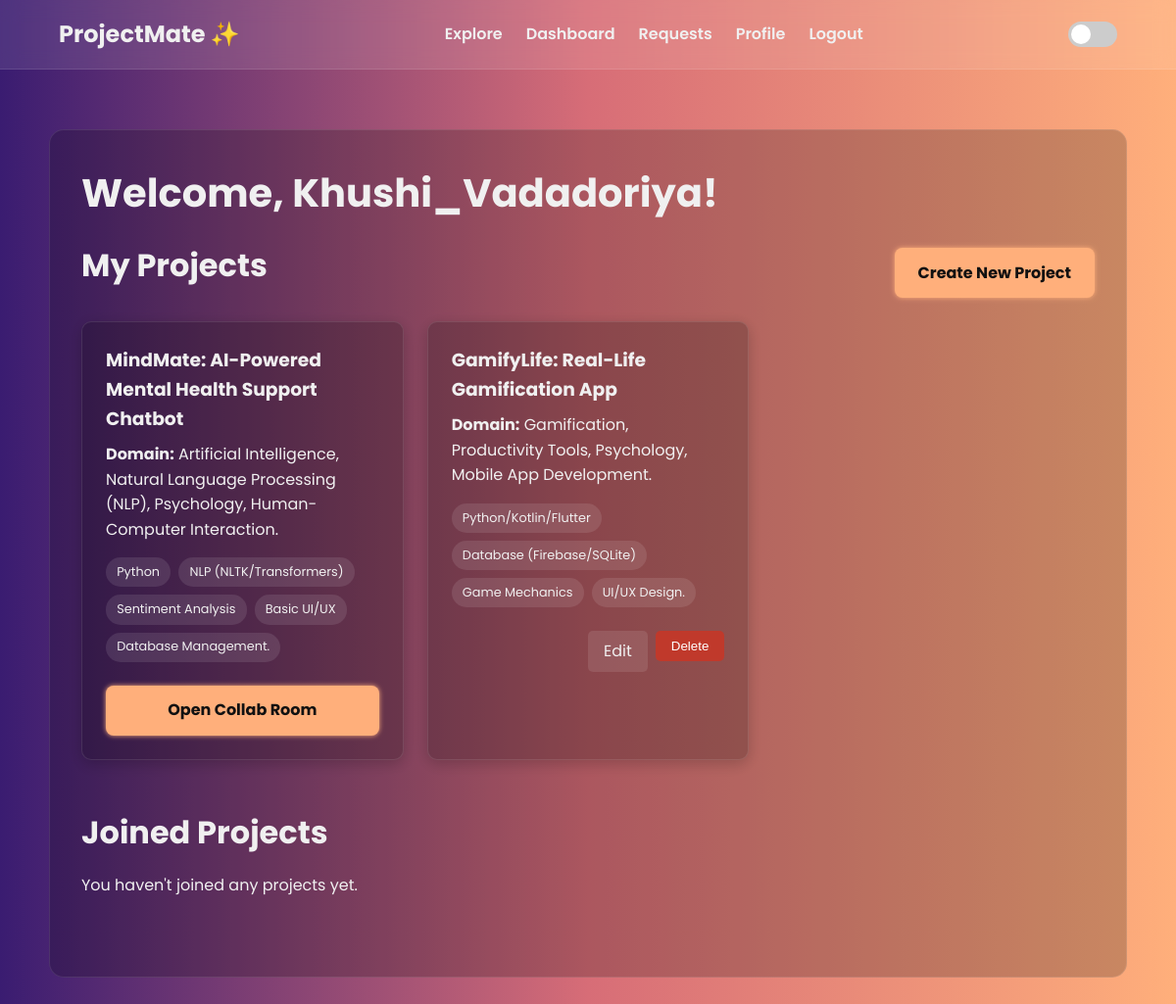
The page /dashboard (signed in) on the database its author committed.
### app.py (models this page shows, shortened)
class User(UserMixin, db.Model):
    id = db.Column(db.Integer, primary_key=True)
    username = db.Column(db.String(100), unique=True, nullable=False)
    email = db.Column(db.String(120), unique=True, nullable=True)
    phone_number = db.Column(db.String(20), nullable=True)
    password_hash = db.Column(db.String(200), nullable=False)
    skills = db.Column(db.String(300), default='')
    bio = db.Column(db.String(500), default='')
    social_links = db.Column(db.String(300), default='')
    projects = db.relationship('Project', backref='creator', lazy=True)
    requests_sent = db.relationship('JoinRequest', backref='requester', lazy=True)

class Project(db.Model):
    id = db.Column(db.Integer, primary_key=True)
    title = db.Column(db.String(150), nullable=False)
    purpose = db.Column(db.Text, nullable=False)
    problem_statement = db.Column(db.Text, nullable=False)
    domain = db.Column(db.String(100))
    skills_required = db.Column(db.String(300))
    skills_you_have = db.Column(db.String(300))
    creator_id = db.Column(db.Integer, db.ForeignKey('user.id'), nullable=False)
    requests = db.relationship('JoinRequest', backref='project', lazy=True, cascade="all, delete-orphan")
    collab_room = db.relationship('CollaborationRoom', backref='project', uselist=False, cascade="all, delete-orphan")

### app.py (the view)
@app.route('/dashboard')
@login_required
def dashboard():
    my_projects = Project.query.filter_by(creator_id=current_user.id).all()
    joined_rooms = CollaborationRoom.query.filter(CollaborationRoom.members.any(id=current_user.id)).all()
    my_project_ids = [p.id for p in my_projects]
    joined_projects_rooms = [room for room in joined_rooms if room.project_id not in my_project_ids]
    return render_template('dashboard.html', my_projects=my_projects, joined_projects_rooms=joined_projects_rooms)

### app.py (called while the page is built)
@login_manager.user_loader
def load_user(user_id):
    return User.query.get(int(user_id))

### templates/dashboard.html (shortened to what this page needs)
{% extends "base.html" %}
{% block content %}
<div class="container fade-in">
    <h1>Welcome, {{ current_user.username }}!</h1>
    <div class="dashboard-section">
        <div class="header-with-action">
            <h2>My Projects</h2>
            <a href="{{ url_for('create_project') }}" class="glowing-btn">Create New Project</a>
        </div>
        <div class="project-grid">
            {% for project in my_projects %}
            <div class="project-card slide-up">
                <h3>{{ project.title }}</h3>
                <p><strong>Domain:</strong> {{ project.domain }}</p>
                <div class="skills-tags">
                    {% for skill in project.skills_required.split(',') %}
                    <span class="skill-tag">{{ skill.strip() }}</span>
                    {% endfor %}
                </div>
                <div class="card-actions">
                    {% if project.collab_room %}
                        <a href="{{ url_for('collab_room', room_id=project.collab_room.id) }}" class="glowing-btn">Open Collab Room</a>
                    {% else %}
                        <a href="{{ url_for('edit_project', project_id=project.id) }}" class="btn-secondary">Edit</a>
                        <form action="{{ url_for('delete_project', project_id=project.id) }}" method="POST" onsubmit="return confirm('Are you sure you want to delete this project?');" style="display:inline;">
                            <button type="submit" class="btn-danger">Delete</button>
                        </form>
                    {% endif %}
                </div>
            </div>
            {% else %}
            <p>You haven't created any projects yet.</p>
            {% endfor %}
        </div>
    </div>
    <div class="dashboard-section">
        <h2>Joined Projects</h2>
        <div class="project-grid">
            {% for room in joined_projects_rooms %}
                <div class="project-card slide-up">
                    <h3>{{ room.project.title }}</h3>
                    <p>with <strong>{{ room.project.creator.username }}</strong></p>
                    <div class="skills-tags">
                        {% for skill in room.project.skills_required.split(',') %}
                        <span class="skill-tag">{{ skill.strip() }}</span>
                        {% endfor %}
                    </div>
                    <div class="card-actions">
                        <a href="{{ url_for('collab_room', room_id=room.id) }}" class="glowing-btn">Open Collab Room</a>
                    </div>
                </div>
            {% else %}
            <p>You haven't joined any projects yet.</p>
            {% endfor %}
        </div>
    </div>
</div>
{% endblock %}

### templates/base.html (shortened to what this page needs)
<!DOCTYPE html>
<html lang="en">
<head>
    <link rel="stylesheet" href="{{ url_for('static', filename='css/base.css') }}">
</head>
<body>
    <nav class="navbar">
        <div class="nav-container">
            <a href="{{ url_for('explore') }}" class="nav-logo">ProjectMate ✨</a>
            <div class="nav-menu">
                <a href="{{ url_for('explore') }}">Explore</a>
                {% if current_user.is_authenticated %}
                    <a href="{{ url_for('dashboard') }}">Dashboard</a>
                    <a href="{{ url_for('view_requests') }}">Requests</a>
                    <a href="{{ url_for('profile') }}">Profile</a>
                    <a href="{{ url_for('logout') }}">Logout</a>
                {% else %}
                    <a href="{{ url_for('login') }}">Login</a>
                    <a href="{{ url_for('signup') }}" class="nav-button">Sign Up</a>
                {% endif %}
            </div>
             <div class="theme-switch-wrapper">
                <label class="theme-switch" for="checkbox">
                    <div class="slider round"></div>
                </label>
            </div>
        </div>
    </nav>
    <main class="content-wrapper">
        {% block content %}{% endblock %}
    </main>
</body>
</html>

### static/css/base.css (style rules this page uses)
:root { --bg-gradient-start: #3a1c71; --bg-gradient-mid: #d76d77; --bg-gradient-end: #ffaf7b; --text-color: #f0f0f0; --card-bg: rgba(0, 0, 0, 0.2); --navbar-bg: rgba(255, 255, 255, 0.1); --input-bg: rgba(255, 255, 255, 0.05); --input-border: rgba(255, 255, 255, 0.2); --glow-color: #ffaf7b; --primary-font: 'Poppins', sans-serif; --secondary-font: 'Roboto', sans-serif; }
* { box-sizing: border-box; margin: 0; padding: 0; }
body { font-family: var(--primary-font); color: var(--text-color); background: linear-gradient(to right, var(--bg-gradient-start), var(--bg-gradient-mid), var(--bg-gradient-end)); background-attachment: fixed; line-height: 1.6; transition: background 0.5s ease; }
.navbar { position: fixed; top: 0; left: 0; width: 100%; padding: 1rem 5%; background: var(--navbar-bg); backdrop-filter: blur(10px); -webkit-backdrop-filter: blur(10px); border-bottom: 1px solid rgba(255, 255, 255, 0.1); z-index: 1000; }
.nav-container { display: flex; justify-content: space-between; align-items: center; max-width: 1200px; margin: 0 auto; }
.nav-logo { font-size: 1.5rem; font-weight: 700; color: var(--text-color); text-decoration: none; }
.nav-menu { display: flex; align-items: center; gap: 1.5rem; }
.nav-menu a { color: var(--text-color); text-decoration: none; font-weight: 600; transition: color 0.3s ease; }
.content-wrapper { padding-top: 100px; padding-bottom: 40px; }
.container, .form-container { max-width: 1100px; margin: 2rem auto; padding: 2rem; background: var(--card-bg); border-radius: 15px; border: 1px solid rgba(255, 255, 255, 0.1); }
h1, h2, h3 { margin-bottom: 1rem; font-family: var(--primary-font); }
h1 { font-size: 2.5rem; }
h2 { font-size: 2rem; }
.glowing-btn { display: inline-block; width: 100%; padding: 0.8rem 1.5rem; border: none; border-radius: 8px; background: var(--glow-color); color: #111; font-weight: 700; font-size: 1rem; cursor: pointer; text-align: center; text-decoration: none; transition: all 0.3s ease; box-shadow: 0 0 5px var(--glow-color); }
.btn-secondary { padding: 0.5rem 1rem; background: rgba(255, 255, 255, 0.1); color: var(--text-color); text-decoration: none; border-radius: 5px; }
.btn-danger { padding: 0.5rem 1rem; background: #c0392b; color: white; border: none; border-radius: 5px; cursor: pointer; }
.project-grid { display: grid; grid-template-columns: repeat(auto-fill, minmax(300px, 1fr)); gap: 1.5rem; }
.project-card { background: var(--card-bg); padding: 1.5rem; border-radius: 10px; border: 1px solid rgba(255, 255, 255, 0.1); box-shadow: 0 4px 15px rgba(0,0,0,0.2); transition: transform 0.3s ease, box-shadow 0.3s ease; }
.project-card h3 { margin-bottom: 0.5rem; }
.skills-tags { display: flex; flex-wrap: wrap; gap: 0.5rem; margin-top: 1rem; }
.skill-tag { background: rgba(255, 255, 255, 0.1); padding: 0.3rem 0.7rem; border-radius: 15px; font-size: 0.8rem; }
.card-actions { margin-top: 1.5rem; display: flex; gap: 0.5rem; justify-content: flex-end; }
.dashboard-section { margin-bottom: 3rem; }
.header-with-action { display: flex; justify-content: space-between; align-items: center; margin-bottom: 1rem; }
.header-with-action .glowing-btn { width: auto; }
.fade-in { animation: fadeIn 0.8s ease-out forwards; }
.slide-up { animation: slideUp 0.6s ease-out forwards; opacity: 0; transform: translateY(20px); }
.theme-switch-wrapper { display: flex; align-items: center; }
.theme-switch { position: relative; display: inline-block; width: 50px; height: 26px; }
.slider { position: absolute; cursor: pointer; top: 0; left: 0; right: 0; bottom: 0; background-color: #ccc; transition: .4s; border-radius: 34px; }
.slider:before { position: absolute; content: ""; height: 20px; width: 20px; left: 3px; bottom: 3px; background-color: white; transition: .4s; border-radius: 50%; }

### rows shown on the page
User: username "Khushi_Vadadoriya"
Project: title "MindMate: AI-Powered Mental Health Support Chatbot", domain "Artificial Intelligence, Natural Language Processing (NLP), Psychology, Human-Computer Interaction.", strip "Python" "NLP (NLTK/Transformers)" "Sentiment Analysis" "Basic UI/UX" "Database Management."
Project: title "GamifyLife: Real-Life Gamification App", domain "Gamification, Productivity Tools, Psychology, Mobile App Development.", strip "Python/Kotlin/Flutter" "Database (Firebase/SQLite)" "Game Mechanics" "UI/UX Design."
